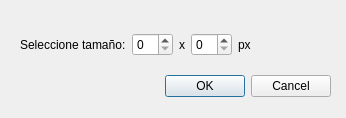
<?xml version="1.0" encoding="UTF-8"?>
<ui version="4.0">
 <class>ModifySize</class>
 <widget class="QDialog" name="ModifySize">
  <property name="geometry">
   <rect>
    <x>0</x>
    <y>0</y>
    <width>346</width>
    <height>118</height>
   </rect>
  </property>
  <property name="windowTitle">
   <string>Dialog</string>
  </property>
  <widget class="QDialogButtonBox" name="buttonBox">
   <property name="geometry">
    <rect>
     <x>-10</x>
     <y>70</y>
     <width>341</width>
     <height>32</height>
    </rect>
   </property>
   <property name="orientation">
    <enum>Qt::Horizontal</enum>
   </property>
   <property name="standardButtons">
    <set>QDialogButtonBox::Cancel|QDialogButtonBox::Ok</set>
   </property>
  </widget>
  <widget class="QWidget" name="layoutWidget">
   <property name="geometry">
    <rect>
     <x>20</x>
     <y>30</y>
     <width>311</width>
     <height>29</height>
    </rect>
   </property>
   <layout class="QHBoxLayout" name="horizontalLayout_2">
    <item>
     <widget class="QLabel" name="label">
      <property name="text">
       <string>Seleccione tamaño:</string>
      </property>
     </widget>
    </item>
    <item>
     <widget class="QSpinBox" name="width"/>
    </item>
    <item>
     <widget class="QLabel" name="label_3">
      <property name="text">
       <string>x</string>
      </property>
     </widget>
    </item>
    <item>
     <widget class="QSpinBox" name="height"/>
    </item>
    <item>
     <widget class="QLabel" name="label_2">
      <property name="text">
       <string>px</string>
      </property>
     </widget>
    </item>
    <item>
     <spacer name="horizontalSpacer_5">
      <property name="orientation">
       <enum>Qt::Horizontal</enum>
      </property>
      <property name="sizeHint" stdset="0">
       <size>
        <width>40</width>
        <height>20</height>
       </size>
      </property>
     </spacer>
    </item>
   </layout>
  </widget>
 </widget>
 <resources/>
 <connections>
  <connection>
   <sender>buttonBox</sender>
   <signal>accepted()</signal>
   <receiver>ModifySize</receiver>
   <slot>accept()</slot>
   <hints>
    <hint type="sourcelabel">
     <x>248</x>
     <y>254</y>
    </hint>
    <hint type="destinationlabel">
     <x>157</x>
     <y>274</y>
    </hint>
   </hints>
  </connection>
  <connection>
   <sender>buttonBox</sender>
   <signal>rejected()</signal>
   <receiver>ModifySize</receiver>
   <slot>reject()</slot>
   <hints>
    <hint type="sourcelabel">
     <x>316</x>
     <y>260</y>
    </hint>
    <hint type="destinationlabel">
     <x>286</x>
     <y>274</y>
    </hint>
   </hints>
  </connection>
 </connections>
</ui>
